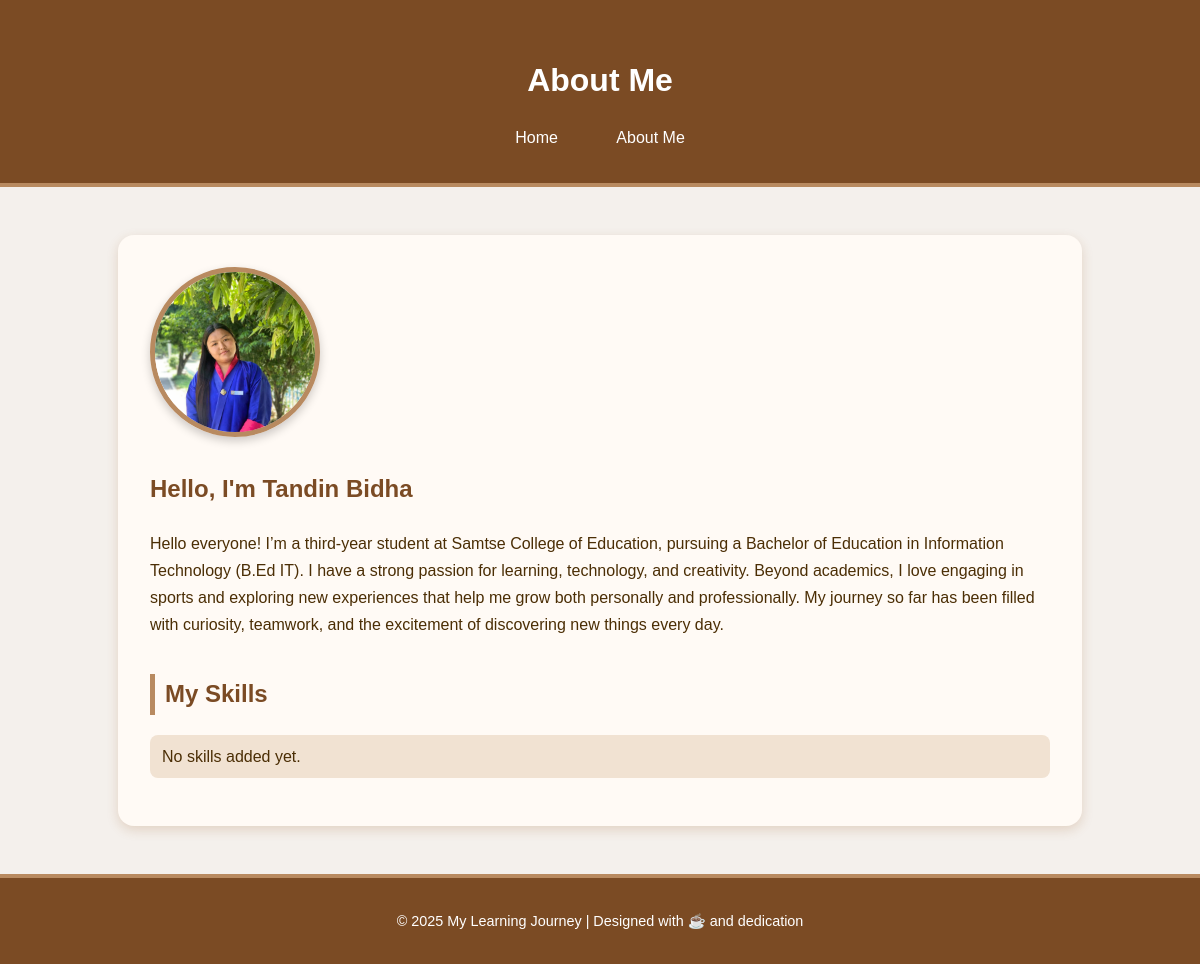
Before: /about.html with the older database file.
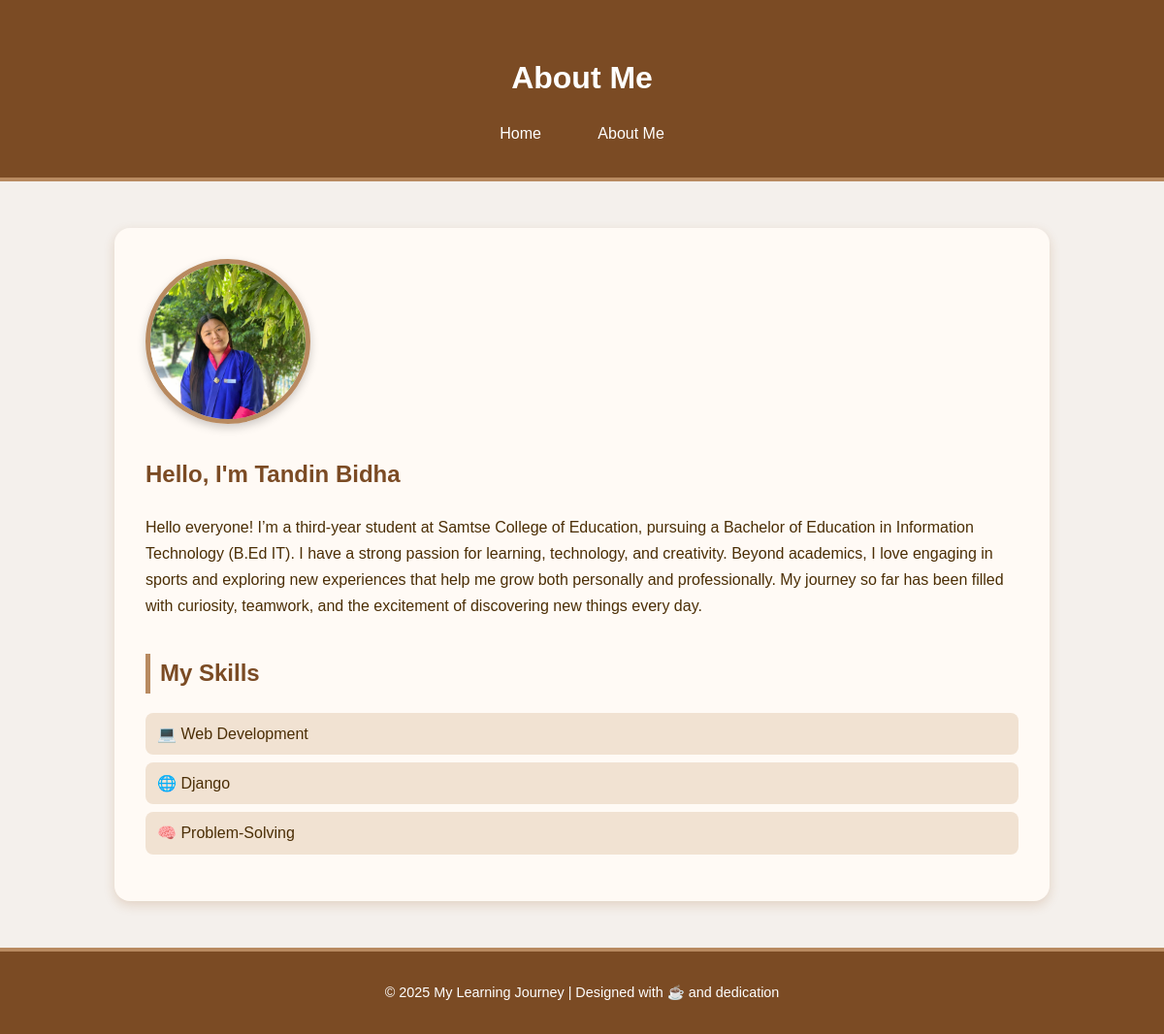
After: the same page with the newer database file.
### tbJourney/models.py (models this page shows, shortened)
class Profile(models.Model):
    name = models.CharField(max_length=100)
    bio = models.TextField()
    profile_image = models.ImageField(upload_to='profile/', blank=True, null=True)

class Skill(models.Model):
    profile = models.ForeignKey(Profile, on_delete=models.CASCADE, related_name='skills')
    name = models.CharField(max_length=100)
    icon = models.CharField(max_length=10, blank=True)  # e.g., emoji or icon symbol

### tbJourney/views.py (the view)
# urls.py: path('about.html', views.aboutMe, name='about'), # /about -> aboutMe.html
def aboutMe(request):
    profile = Profile.objects.first()
    return render(request, 'aboutMe.html', {'profile': profile})

### tbJourney/templates/aboutMe.html (shortened to what this page needs)
{% load static %}
<!DOCTYPE html>
<html lang="en">
<head>
    <link rel="stylesheet" href="{% static 'styles/style.css' %}">
</head>
<body>
    <header>
        <h1>About Me</h1>
        <nav>
            <a href="{% url 'index' %}">Home</a>
            <a href="{% url 'about' %}">About Me</a>
        </nav>
    </header>
    <section class="about">
        <div class="profile">
            {% if profile.image %}
                <img src="{% static 'images/profile.jpg' %}" alt="My Profile Picture">
            {% else %}
                <img src="{% static 'images/profile.jpg' %}" alt="Default Profile Picture">
            {% endif %}
            <div class="bio">
                <h2>Hello, I'm {{ profile.name }}</h2>
                <p>{{ profile.bio }}</p>
            </div>
        </div>
        <div class="skills">
    <h2>My Skills</h2>
    <ul>
        {% for skill in profile.skills.all %}
            <li>{{ skill.icon }} {{ skill.name }}</li>
        {% empty %}
            <li>No skills added yet.</li>
        {% endfor %}
    </ul>
</div>
    </section>
    <footer>
        <p>© 2025 My Learning Journey | Designed with ☕ and dedication</p>
    </footer>
</body>
</html>

### tbJourney/static/styles/style.css (style rules this page uses)
body { margin: 0; font-family: 'Poppins', sans-serif; background-color: #f4f0ec; color: #4b2e05; line-height: 1.7; }
header { background-color: #7b4b24; color: #fff; text-align: center; padding: 2rem 1rem; border-bottom: 4px solid #b88a60; }
header h1 { margin-bottom: 0.5rem; }
nav { margin-top: 1rem; }
nav a { color: #fff; text-decoration: none; margin: 0 15px; padding: 6px 12px; border-radius: 8px; transition: background 0.3s; }
.content, .about { max-width: 900px; margin: 3rem auto; background: #fffaf5; padding: 2rem; border-radius: 16px; box-shadow: 0 4px 12px rgba(155, 92, 35, 0.2); }
.profile { display: flex; align-items: center; gap: 2rem; flex-wrap: wrap; }
.profile img { width: 160px; height: 160px; border-radius: 50%; border: 5px solid #b88a60; object-fit: cover; box-shadow: 0 4px 10px rgba(0,0,0,0.2); }
.bio h2 { margin-top: 0; color: #7b4b24; }
.skills h2 { color: #7b4b24; border-left: 5px solid #b88a60; padding-left: 10px; }
.skills ul { list-style: none; padding-left: 0; }
.skills li { background: #f1e2d2; margin: 8px 0; padding: 8px 12px; border-radius: 8px; }
footer { background-color: #7b4b24; color: #fff; text-align: center; padding: 1rem; margin-top: 2rem; border-top: 4px solid #b88a60; font-size: 0.9rem; }

Changed rows visible on the page:
added Skill: icon "💻", name "Web Development"
added Skill: icon "🌐", name "Django"
added Skill: icon "🧠", name "Problem-Solving"
Other visible differences:
text no longer shown: "No skills added yet."
